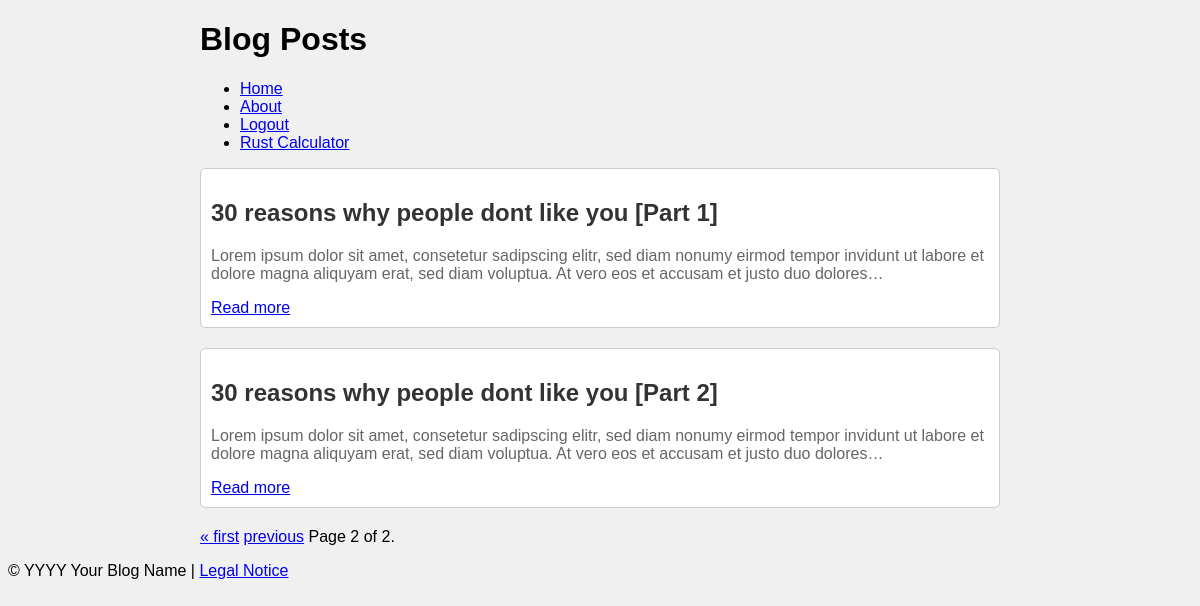
Before: /?page=2 with the older database file.
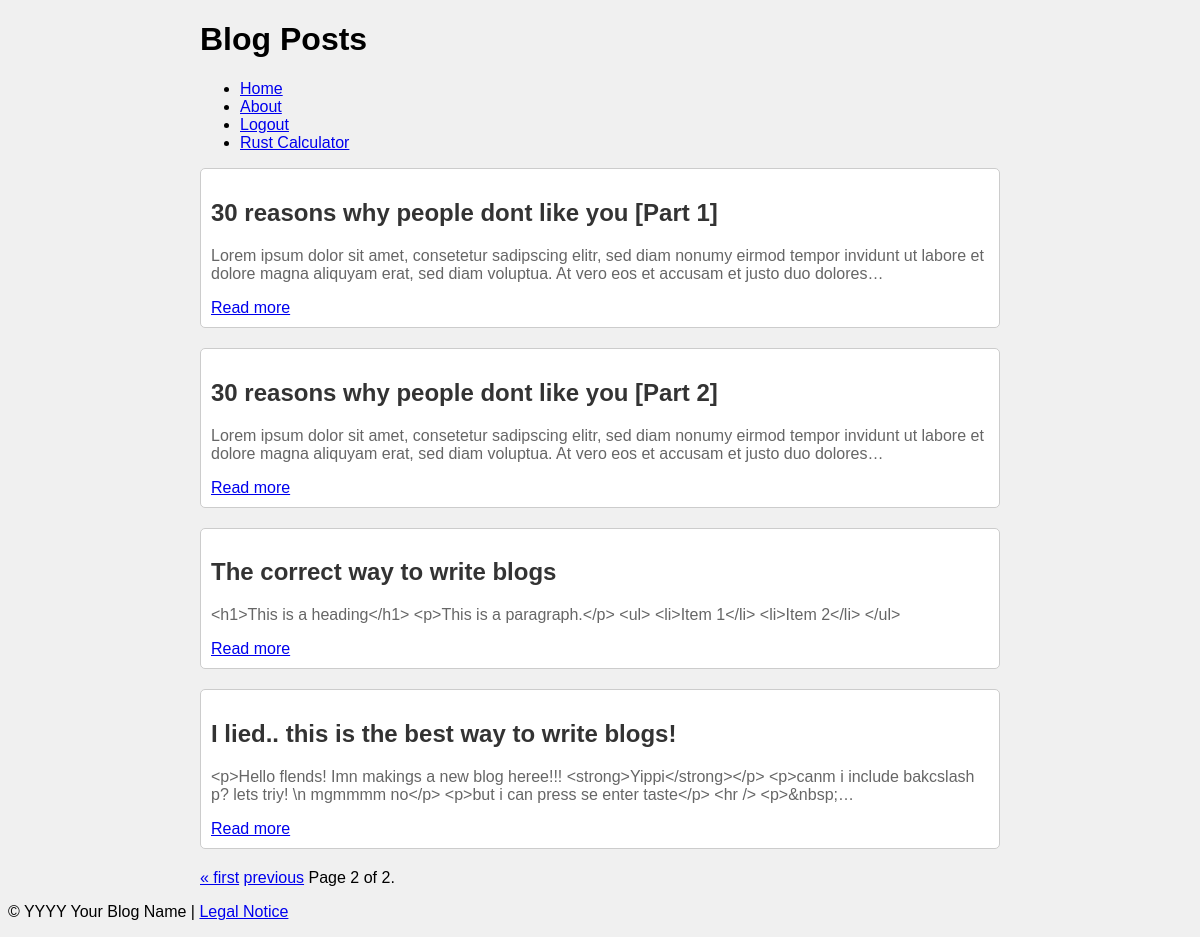
After: the same page with the newer database file.
### blog/models.py (models this page shows, shortened)
class Post(models.Model):
    title = models.CharField(max_length=200)
    content = models.TextField()
    created_at = models.DateTimeField(auto_now_add=True)

### blog/views.py (the view)
# urls.py: path('', views.post_list, name='post_list'),
def post_list(request):
    posts = Post.objects.all()
    paginator = Paginator(posts, 5)
    page = request.GET.get('page')
    try:
        posts = paginator.page(page)
    except PageNotAnInteger:
        posts = paginator.page(1)
    except EmptyPage:
        posts = paginator.page(paginator.num_pages)
    return render(request, 'blog/post_list.html', {'posts': posts})

### blog/templates/blog/post_list.html (shortened to what this page needs)
<!DOCTYPE html>
<html>
<head>
    {% load static %}
    <link rel="stylesheet" href="{% static 'blog/post_list.css' %}">
</head>
<body>
    <div class="content-wrapper">
        <h1>Blog Posts</h1>
        <nav>
            <ul>
                <li><a href="{% url 'post_list' %}">Home</a></li>
                <li><a href="{% url 'about' %}">About</a></li>
                <li><a href="{% url 'logout' %}">Logout</a></li>
                <li><a href="{% url 'rust_calculator' %}">Rust Calculator</a></li>
            </ul>
        </nav>
        {% for post in posts %}
            <div class="post">
                <h2>{{ post.title }}</h2>
                <p>{{ post.content|truncatechars:200 }}</p>
                <a href="{% url 'post_detail' pk=post.pk %}">Read more</a>
            </div>
        {% endfor %}
        <div class="pagination">
            <span class="step-links">
                {% if posts.has_previous %}
                    <a href="?page=1">&laquo; first</a>
                    <a href="?page={{ posts.previous_page_number }}">previous</a>
                {% endif %}
                <span class="current">
                    Page {{ posts.number }} of {{ posts.paginator.num_pages }}.
                </span>
            </span>
        </div>
    </div>
</body>
<footer>
    <p>© YYYY Your Blog Name | <a href="{% url 'legal_notice' %}">Legal Notice</a></p>
</footer>
</html>

### blog/static/blog/post_list.css (style rules this page uses)
body { font-family: Arial, sans-serif; background-color: #f0f0f0; }
.post { border: 1px solid #ccc; border-radius: 5px; padding: 10px; margin-bottom: 20px; background-color: #fff; }
.post h2 { color: #333; }
.post p { color: #666; }
.content-wrapper { margin: 0 auto; max-width: 800px; }

Changed rows visible on the page:
added Post: title "The correct way to write blogs", content "<h1>This is a heading</h1> <p>This is a paragraph.</p> <ul> <li>Item 1</li> <li>Item 2</li> </ul>"
added Post: title "I lied.. this is the best way to write blogs!", content "<p>Hello flends! Imn makings a new blog heree!!! <strong>Yippi</strong></p> <p>canm i include bakcslash p? lets triy! \\n mgmmmm no</p> <p>but i can press se enter taste</p> <hr /> <p>&nbsp;…"
